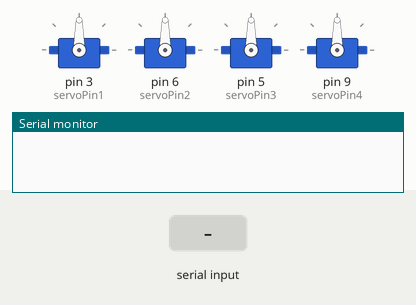
Simulated run of this sketch. Board: Arduino Uno, built with avr-gcc and run on an emulated ATmega328P. Parts: 4 × servo, the last lines printed to the serial monitor. Inputs (shaded band) come from the test bench.

Above: at 1.2 s.
1.3 s: "90;45;200;10\n" received over Serial
At 4.0 s:
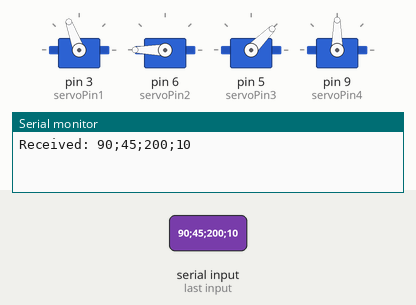
4.3 s: "30;150;10;200\n" received over Serial
At 4.79 s:
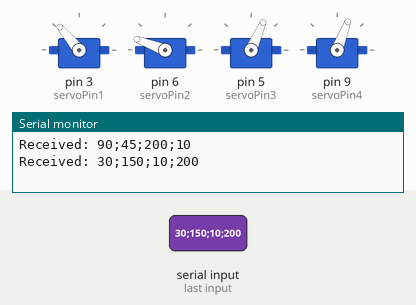
7.3 s: "90;45;200;10\n" received over Serial
At 8.31 s:
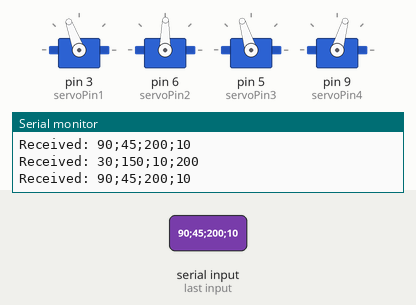
Timing chart, 0 to 11.8 s (numbered marks = the images above; inputs shaded):
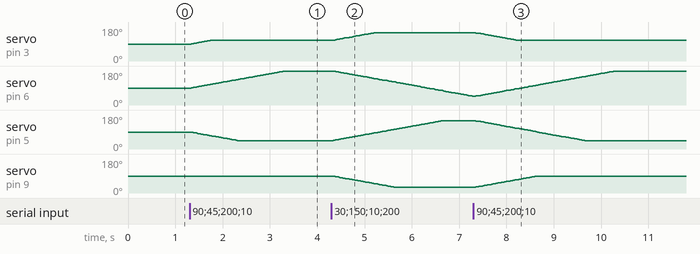

Measured:
- after the input at 1.3 s, servo on pin 3 (servoPin1): moves from 90° to 110° over 0.42 s, starting at once; servo on pin 6 (servoPin2): moves from 90° to 180° over 2.0 s, starting at once; servo on pin 5 (servoPin3): moves from 90° to 45° over 0.98 s, starting at once
- after the input at 4.3 s, servo on pin 3 (servoPin1): moves from 110° to 150° over 0.88 s, starting at once; servo on pin 6 (servoPin2): moves from 180° to 46° over 3.0 s, starting at once; servo on pin 5 (servoPin3): moves from 45° to 150° over 2.3 s, starting at once; servo on pin 9 (servoPin4): moves from 90° to 30° over 1.3 s, starting at once
- after the input at 7.3 s, servo on pin 3 (servoPin1): moves from 150° to 110° over 0.88 s, starting at once; servo on pin 5 (servoPin3): moves from 150° to 45° over 2.3 s, starting at once; servo on pin 9 (servoPin4): moves from 30° to 90° over 1.3 s, starting at once

The sketch:

prj_robot_arm_control.ino
```cpp
#include <ServoEasing.hpp>
// Grip
ServoEasing servo_1;
int servoPin1 = 3;
int gripAngle = 130;

// Elbow
ServoEasing servo_2;
int servoPin2 = 6;
int elbowAngle = 20;

// Shoulder
ServoEasing servo_3;
int servoPin3 = 5;
int shoulderAngle = 140;

// Base
ServoEasing servo_4;
int servoPin4 = 9;
int baseAngle = 110;

String inputString = "";

int threshold = 10;
int degreePerSec = 45;

void setup() {
  Serial.begin(9600);

  servo_1.attach(servoPin1, gripAngle);
  servo_2.attach(servoPin2, elbowAngle);
  servo_3.attach(servoPin3, shoulderAngle);
  servo_4.attach(servoPin4, baseAngle);

  servo_1.setSpeed(degreePerSec);
  servo_2.setSpeed(degreePerSec);
  servo_3.setSpeed(degreePerSec);
  servo_4.setSpeed(degreePerSec);
}

void loop() {
  if (Serial.available()) {
    inputString = Serial.readStringUntil('\n');
    inputString.trim();

    // Debug
    Serial.print("Received: ");
    Serial.println(inputString);

    // Expect format: "<base>;<shoulder>;<elbow>;<grip>"
    int firstSep = inputString.indexOf(';');
    int secondSep = inputString.indexOf(';', firstSep + 1);
    int thirdSep = inputString.indexOf(';', secondSep + 1);

    if (firstSep > 0 && secondSep > firstSep && thirdSep > secondSep) {
      int newBaseAngle  = inputString.substring(0, firstSep).toInt();
      int newShoulderAngle = inputString.substring(firstSep + 1, secondSep).toInt();
      int newElbowAngle  = inputString.substring(secondSep + 1, thirdSep).toInt();
      int newGripAngle  = inputString.substring(thirdSep + 1).toInt();

      if (isOverThreshold(baseAngle, newBaseAngle)) {
        baseAngle = constrain(newBaseAngle, 15, 165);
        servo_4.startEaseTo(baseAngle);
      }
      if (isOverThreshold(shoulderAngle, newShoulderAngle)) {
        shoulderAngle = constrain(newShoulderAngle, 0, 180);
        servo_3.startEaseTo(shoulderAngle);
      }
      if (isOverThreshold(elbowAngle, newElbowAngle)) {
        elbowAngle = constrain(newElbowAngle, 0, 180);
        servo_2.startEaseTo(elbowAngle);
      }
      if (isOverThreshold(gripAngle, newGripAngle)) {
        gripAngle = constrain(newGripAngle, 110, 150);
        servo_1.startEaseTo(gripAngle);
      }
    }
  }
}

bool isOverThreshold(int a, int b) {
  return (abs(a - b) > threshold);
}
```
